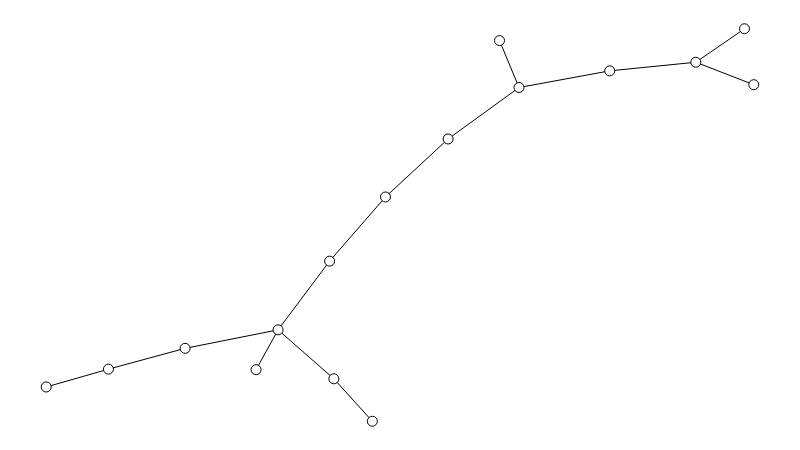

Write notebook code for a chart like this one.
### Markdown cell above
## Caminhos relativamente curtos

Primeiramente, precisamos evitar caracterizações baseadas em algum "número mágico" como [seis](https://en.wikipedia.org/wiki/Six_degrees_of_separation). A diferença entre os comprimentos médios obtidos pelo Milgram e os comprimentos médios obtidos do Spotify exigem uma caracterização mais genérica.

Informalmente, a definição de pequeno mundo já foi estabelecida: um grafo cujos caminhos são *relativamente curtos*. Nosso objetivo é formalizar o suficiente essa definição para poder usá-la em um teste de hipótese.

Um primeiro passso natural é tentar visualizar uma rede pequeno mundo para obter *insights* sobre a "cara" dela.

Nas lousinhas, as duplas Graicer/Tirta e Fred/Rapha apresentaram propostas baseadas em *árvore*. Uma árvore é uma *rede conexa sem circuitos*, ou seja, é um grafo com as seguintes propriedades:

* entre quaisquer dois nós, existe um caminho;
* esse caminho é o único entre esses nós.

O módulo *NetworkX* possui uma função pronta para gerar uma árvore aleatória com dado número de nós.

### Code cell
# Gera uma árvore aleatória.
g = nx.random_tree(NUM_NODES)

# Atribui posições aos nós.
sn.set_spring_positions(g)

# Mostra o grafo.
show_graph(g)

### Figure 1 — Plotly figure (JSON) as saved in the notebook; plotly's stock layout.template omitted (floating-point values rounded to 4 significant figures)
{"data": [{"hoverinfo": "none", "line": {"color": "rgb(0, 0, 0)", "width": 1}, "mode": "lines", "type": "scatter", "uid": "c06fca64-d081-11e8-a4da-0005165e06fb", "x": [0.9181, 1, null, 0.9181, 0.9869, null, 0.9181, 0.7964, null, 0.1963, 0.0879, null, 0.1963, 0.3277, null, 0.6406, 0.6682, null, 0.4065, 0.4609, null, 0.4065, 0.3277, null, 0, 0.0879, null, 0.568, 0.6682, null, 0.568, 0.4795, null, 0.3277, 0.2966, null, 0.3277, 0.4005, null, 0.6682, 0.7964, null, 0.4795, 0.4005, null], "y": [0.9147, 0.8574, null, 0.9147, 1, null, 0.9147, 0.8927, null, 0.1858, 0.1327, null, 0.1858, 0.2329, null, 0.9698, 0.8503, null, 0.1082, 0, null, 0.1082, 0.2329, null, 0.08735, 0.1327, null, 0.7191, 0.8503, null, 0.7191, 0.5714, null, 0.2329, 0.1314, null, 0.2329, 0.4079, null, 0.8503, 0.8927, null, 0.5714, 0.4079, null]}, {"hoverinfo": "none", "marker": {"color": "rgb(255, 255, 255)", "line": {"color": "rgb(0, 0, 0)", "width": 1}, "size": 10}, "mode": "markers+text", "text": [], "textfont": {"color": "rgb(0, 0, 0)"}, "textposition": "middle center", "type": "scatter", "uid": "c06fca65-d081-11e8-a4da-0005165e06fb", "x": [0.9181, 0.1963, 0.6406, 0.4065, 0.4609, 0, 1, 0.568, 0.3277, 0.6682, 0.0879, 0.7964, 0.9869, 0.2966, 0.4795, 0.4005], "y": [0.9147, 0.1858, 0.9698, 0.1082, 0, 0.08735, 0.8574, 0.7191, 0.2329, 0.8503, 0.1327, 0.8927, 1, 0.1314, 0.5714, 0.4079]}], "layout": {"height": 450, "margin": {"b": 0, "l": 0, "r": 0, "t": 0}, "showlegend": false, "width": 800, "xaxis": {"showgrid": false, "showticklabels": false, "zeroline": false}, "yaxis": {"showgrid": false, "showticklabels": false, "zeroline": false}}}
